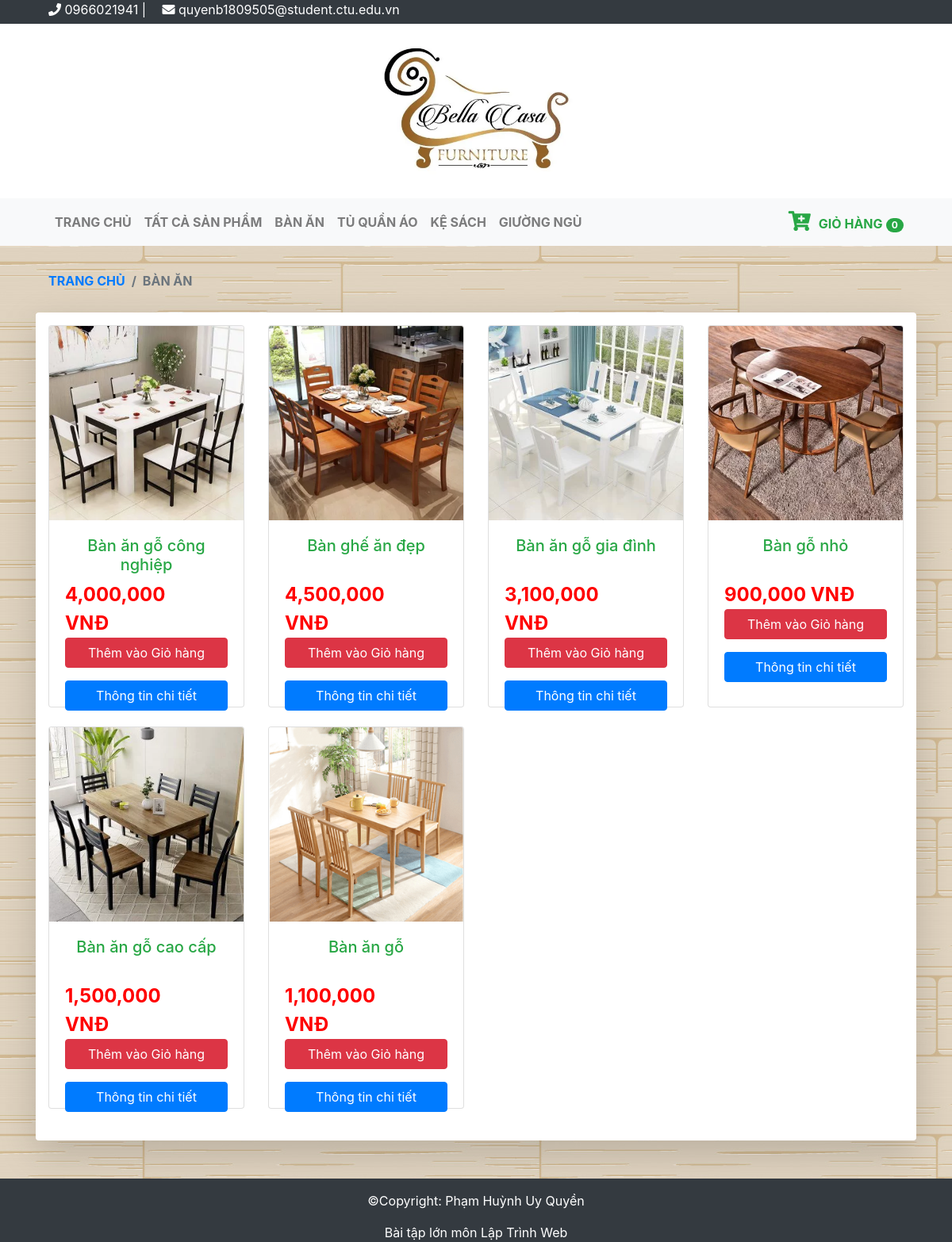
/client/index.php?page=product&dm=1, run on the app's committed database.
### tables this page shows
CREATE TABLE `loaihanghoa` (
  `maloaihang` int(11) NOT NULL,
  `tenloaihang` varchar(30) NOT NULL
);

CREATE TABLE `hanghoa` (
  `mshh` int(11) NOT NULL,
  `tenhh` varchar(50) NOT NULL,
  `quycach` varchar(1000) NOT NULL,
  `gia` double NOT NULL,
  `soluonghang` int(11) NOT NULL,
  `maloaihang` int(11) NOT NULL,
  `ghichu` text NOT NULL,
  `hinhanh` varchar(50) NOT NULL
);

### client/product.php (the view)
<?php
if (isset($_GET['dm'])) {
  $dm = $_GET['dm'];
  $sql_dm = "select * from hanghoa where maloaihang = '$dm' order by mshh desc";
  $query_dm = mysqli_query($conn, $sql_dm);
}else{
  $sql_dm = "select * from hanghoa order by mshh desc";
  $query_dm = mysqli_query($conn, $sql_dm);
}
?>
<section class="content container">
  <nav aria-label="breadcrumb">
    <ol class="breadcrumb">
      <li class="breadcrumb-item"><a href="./index.php">TRANG CHỦ</a></li>
      <li class="breadcrumb-item active text-uppercase" aria-current="page">
      <?php
      if (isset($_GET['dm'])) {
        $sql_ten = "select * from loaihanghoa where maloaihang = '$dm'";
        $query_ten = mysqli_query($conn, $sql_ten);
        $row_ten = mysqli_fetch_assoc($query_ten);
        echo $row_ten['tenloaihang'];
      } else
      echo 'TẤT CẢ SẢN PHẨM';
      ?>
      </li>
    </ol>
  </nav>
  <div class="container shadow-lg p-3 mb-5 bg-white rounded">
    <div class="row row-cols-1 row-cols-md-4">
      <?php
      while ($row_dm = mysqli_fetch_array($query_dm)) {
      ?>
        <div class="col mb-4">
          <div class="card" style="height: 482px;">
            <img src="../img/<?php echo $row_dm['hinhanh'] ?>" class="card-img-top" alt="<?php echo $row_dm['tenhh'] ?>">
            <div class="card-body">
              <h5 class="card-title text-success text-center" style="height: 44px;"><?php echo $row_dm['tenhh'] ?></h5>
              <span class="card-price"><?php echo number_format($row_dm['gia']) . ' VNĐ' ?></span>
              <a href="./addcard.php?mshh=<?php echo $row_dm['mshh'] ?>" class="btn btn-danger d-flex justify-content-center">Thêm vào Giỏ hàng</a>
              <a href="./index.php?page=detail&mshh=<?php echo $row_dm['mshh'] ?>" class="btn btn-primary d-flex justify-content-center mt-3">Thông tin chi tiết</a>
            </div>
          </div>
        </div>
      <?php
      }
      ?>
    </div>
  </div>
</section>

### client/index.php (shortened to what this page needs)
<?php
include_once '../config/config.php';
?>
<!DOCTYPE html>
<html lang="en">
<head>
  <link rel="stylesheet" type="text/css" href="../assets/bootstrap.css">
  <link rel="stylesheet" href="https://cdnjs.cloudflare.com/ajax/libs/font-awesome/5.15.1/css/all.min.css" />
  <link rel="stylesheet" href="../assets/styles.css">
</head>
<body>
  <div class="container-fluid bg-dark topbar">
    <div class="container">
      <span class="text-white p-3"><i class="fas fa-phone"></i> 0966021941 |</span>
      <span class="text-white"><i class="fas fa-envelope"></i> quyenb1809505@student.ctu.edu.vn</span>
    </div>
  </div>
  <div class="container-fluid d-flex justify-content-center logo bg-white">
    <a href="./index.php"><img src="../img/logo2.png" alt="logo"></a>
  </div>
  <div class="container-fluid sticky-top bg-light menu">
    <div class="container">
      <nav class="navbar navbar-expand-lg navbar-light bg-light ">
        <div class="collapse navbar-collapse" id="navbarText">
          <ul class="navbar-nav mr-auto">
            <li class="nav-item">
              <a class="nav-link" href="./index.php">TRANG CHỦ <span class="sr-only">(current)</span></a>
            </li>
            <li class="nav-item">
              <a class="nav-link" href="./index.php?page=product">TẤT CẢ SẢN PHẨM</a>
            </li>
            <?php
            $sql_dm = "select * from loaihanghoa";
            $query_dm = mysqli_query($conn, $sql_dm);
            while ($row_dm = mysqli_fetch_array($query_dm)) {
            ?>
              <li class="nav-item">
                <a class="nav-link text-uppercase" href="./index.php?page=product&dm=<?php echo $row_dm['maloaihang'] ?>"><?php echo $row_dm['tenloaihang'] ?></a>
              </li>
            <?php
            }
            ?>
          </ul>
          <span class="navbar-text">
            <a href="./index.php?page=card" class="text-success giohang">
              <i class="fas fa-cart-plus" style="font-size: 25px; margin-right: 10px;">
              </i>GIỎ HÀNG<span class="badge badge-pill badge-success ml-1">
                <?php if (isset($_SESSION['giohang'])) echo count($_SESSION['giohang']);
                else echo 0; ?>
              </span></a>
          </span>
        </div>
      </nav>
    </div>
  </div>
  <?php
  if (isset($_GET['page']))
    switch ($_GET['page']) {
      case 'product':
        include_once './product.php';
        break;
    }
  else
    include_once './tranchu.php';
  ?>
  <div class="container-fluid bg-dark">
    <div class="container text-center">
      <div class="text-white p-3">&copy;Copyright: Phạm Huỳnh Uy Quyền</div>
      <div class="text-white">Bài tập lớn môn Lập Trình Web</div>
    </div>
  </div>
</body>
</html>

### assets/styles.css (style rules this page uses)
body { background-image: url("../img/bg1.jpg"); }
.topbar { height: 30px; }
.menu { font-weight: bold; }
a.giohang { text-decoration: none; }
.logo img { width: 300px; }
.card-price { color: red; font-size: 24px; margin-right: 30px; font-weight: bold; }
.content { margin-top: 20px; }
.breadcrumb { background: none; font-weight: bold; color: chocolate; }

### data on the page
loaihanghoa: tenloaihang "BÀN ĂN"
loaihanghoa: tenloaihang "TỦ QUẦN ÁO"
loaihanghoa: tenloaihang "KỆ SÁCH"
loaihanghoa: tenloaihang "GIƯỜNG NGỦ"
hanghoa: hinhanh (picture), tenhh "Bàn ăn gỗ công nghiệp", gia "4,000,000"
hanghoa: hinhanh (picture), tenhh "Bàn ghế ăn đẹp", gia "4,500,000"
hanghoa: hinhanh (picture), tenhh "Bàn ăn gỗ gia đình", gia "3,100,000"
hanghoa: hinhanh (picture), tenhh "Bàn gỗ nhỏ", gia "900,000"
hanghoa: hinhanh (picture), tenhh "Bàn ăn gỗ cao cấp", gia "1,500,000"
hanghoa: hinhanh (picture), tenhh "Bàn ăn gỗ", gia "1,100,000"
